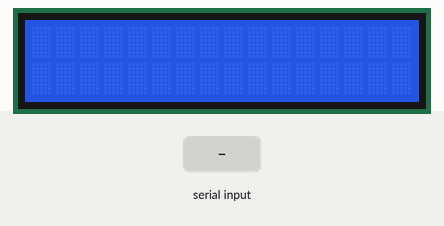
This sketch was run on a simulated Arduino Uno, built with avr-gcc and run on an emulated ATmega328P. On the bench: 16×2 character LCD. The inputs (shaded band) are chosen by the test bench.

Above: at 1.2 s.
1.3 s: "1" received over Serial
At 2.8 s:
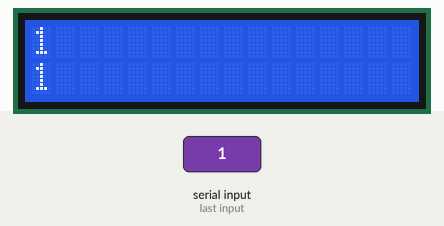
3.8 s: "0" received over Serial
At 5.8 s:
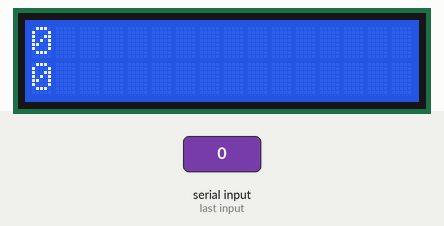
6.3 s: "2" received over Serial
At 7.8 s:
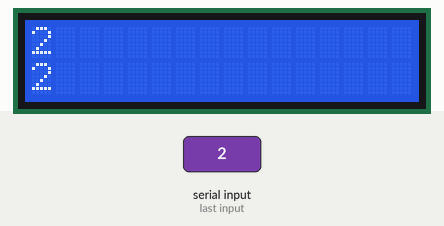
Timing chart, 0 to 9.3 s (numbered marks = the images above; inputs shaded):
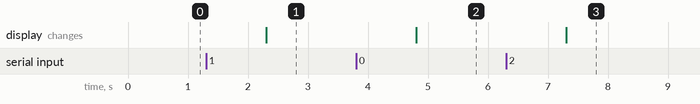

Measured:
- after the input at 1.3 s, the display: changes after 1.0 s (image 1)
- after the input at 3.8 s, the display: changes after 1.0 s (image 2)
- after the input at 6.3 s, the display: changes after 1.0 s (image 3)

The sketch:

lcd.ino
```cpp
#include <Wire.h>
#include <LiquidCrystal_I2C.h>

LiquidCrystal_I2C lcd(0x27, 16, 2);  //lcd ekran özellikleri
unsigned long previousMillis = 0;
const long interval = 5000;  // 5 saniyede bir veri geçişi

String message1 = "";
String message2 = "";
bool showMessage1 = true;  // hangi mesajın gösterileceğini belirtir

void setup() {
  Serial.begin(9600);  // iletişim bilgisi
  lcd.init();  // lcd açma
  lcd.backlight();  // lcd arka ışığını açma
}

void loop() {
  if (Serial.available()) {
    String data = Serial.readString();  // gelen veriyi okuma
    // gelen veriyi iki mesaja ayırma
    int separatorIndex = data.indexOf(',');
    message1 = data.substring(0, separatorIndex);
    message2 = data.substring(separatorIndex + 1);
  }

  // zamanlayıcı ile mesaj geçişi
  unsigned long currentMillis = millis();

  if (currentMillis - previousMillis >= interval) {
    previousMillis = currentMillis;
    showMessage1 = !showMessage1;  // mesajlar arasında geçiş yap
    lcd.clear();  // ekranı sadece mesaj değişirken temizle
  }

  if (showMessage1) {
    int separatorIndex = message1.indexOf('|');
    String euroRate = message1.substring(0, separatorIndex);
    String usdRate = message1.substring(separatorIndex + 1);

    lcd.setCursor(0, 0);
    lcd.print(euroRate);

    lcd.setCursor(0, 1);
    lcd.print(usdRate);
  } else {
    int separatorIndex = message2.indexOf('|');
    String gbpRate = message2.substring(0, separatorIndex);
    String chfRate = message2.substring(separatorIndex + 1);

    lcd.setCursor(0, 0);
    lcd.print(gbpRate);

    lcd.setCursor(0, 1);
    lcd.print(chfRate);
  }
}
```
